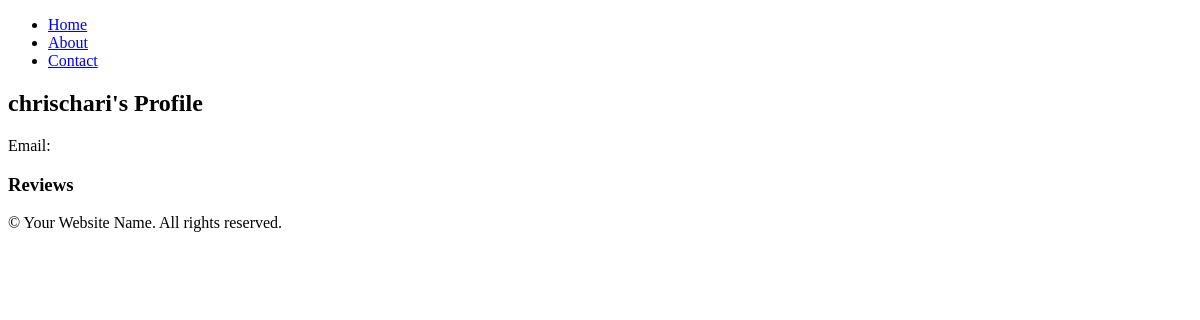
The app's page /profile/ (signed in), older data.
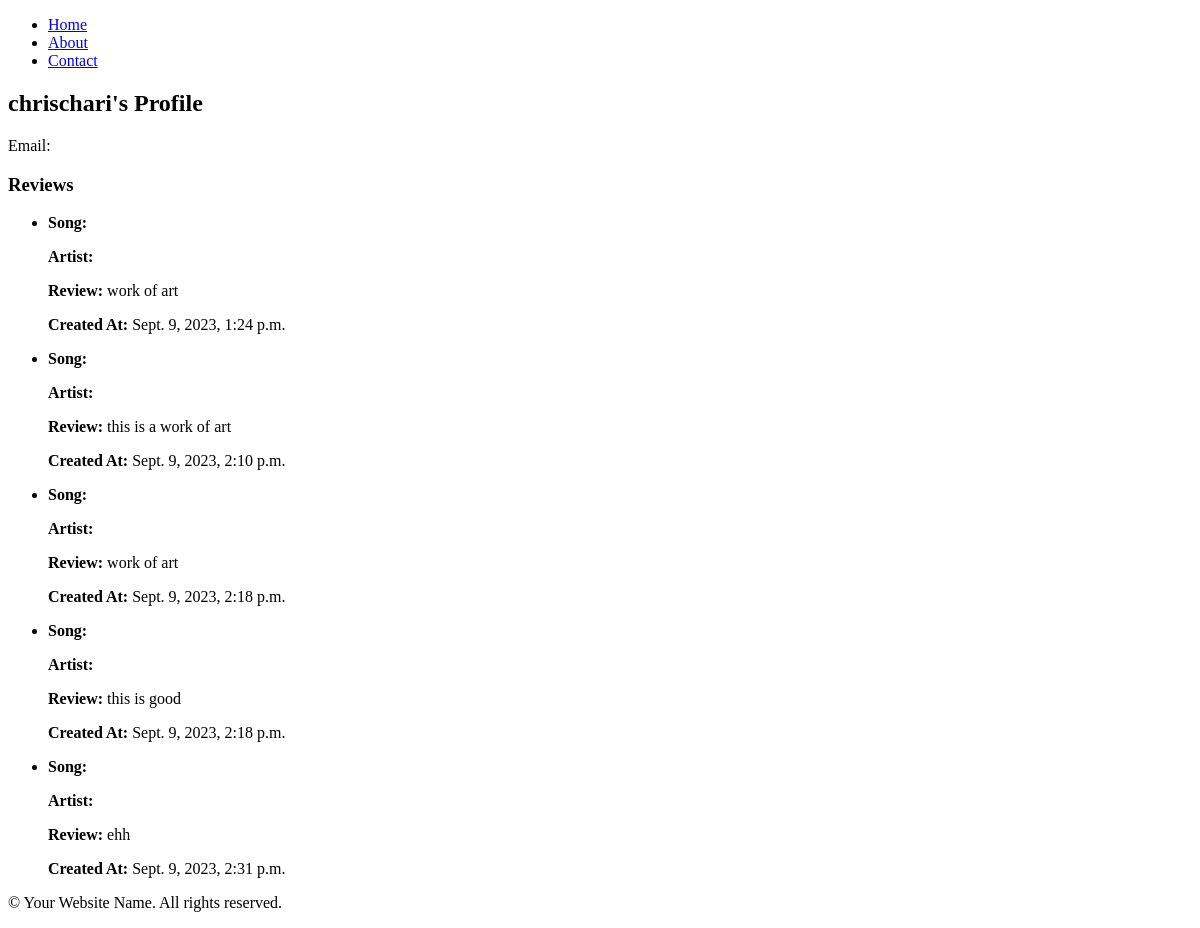
The same page, newer data.
### putyouon/models.py (models this page shows, shortened)
class Review(models.Model):
    review_id = models.AutoField(primary_key=True)
    user = models.ForeignKey(User, on_delete=models.CASCADE)
    song_id = models.CharField(max_length=50)
    review_text = models.TextField()
    created_at = models.DateTimeField(auto_now_add=True)

### putyouon/views.py (the view)
# urls.py: path('profile/', views.profile_view, name='profile'),
def profile_view(request):
    reviews = Review.objects.filter(user=request.user)
    client_credentials_manager = SpotifyClientCredentials(
        client_id=settings.SPOTIFY_API['CLIENT_ID'],
        client_secret=settings.SPOTIFY_API['CLIENT_SECRET']
    )
    sp = spotipy.Spotify(client_credentials_manager=client_credentials_manager)
    reviewed_songs = []
    for review in reviews:
        try:
            song_details = sp.track(review.song_id)
        except spotipy.exceptions.SpotifyException as e:
            song_details = None
        song_info = {
            'title': song_details['name'] if song_details else '',
            'artist': song_details['artists'][0]['name'] if song_details else '',
        }
        reviewed_songs.append(song_info)
    return render(request, 'profile.html', {'reviews': reviews, 'reviewed_songs': reviewed_songs})

### putyouon/templates/profile.html
{% extends 'base.html' %}
{% block content %}
<div class="profile">
    <h2>{{ user.username }}'s Profile</h2>
    <p>Email: {{ user.email }}</p>
    <h3>Reviews</h3>
    <ul>
        {% for review in reviews %}
            <li>
                <p><strong>Song:</strong> {{ reviewed_songs.forloop.counter0.title }}</p>
                <p><strong>Artist:</strong> {{ reviewed_songs.forloop.counter0.artist }}</p>
                <p><strong>Review:</strong> {{ review.review_text }}</p>
                <p><strong>Created At:</strong> {{ review.created_at }}</p>
            </li>
        {% endfor %}
    </ul>
</div>
{% endblock %}

Row changes from the older to the newer data that the page shows:
added Review: review_text "work of art", created_at "Sept. 9, 2023, 1:24 p.m."
added Review: review_text "this is a work of art", created_at "Sept. 9, 2023, 2:10 p.m."
added Review: review_text "work of art", created_at "Sept. 9, 2023, 2:18 p.m."
added Review: review_text "this is good", created_at "Sept. 9, 2023, 2:18 p.m."
added Review: review_text "ehh", created_at "Sept. 9, 2023, 2:31 p.m."
